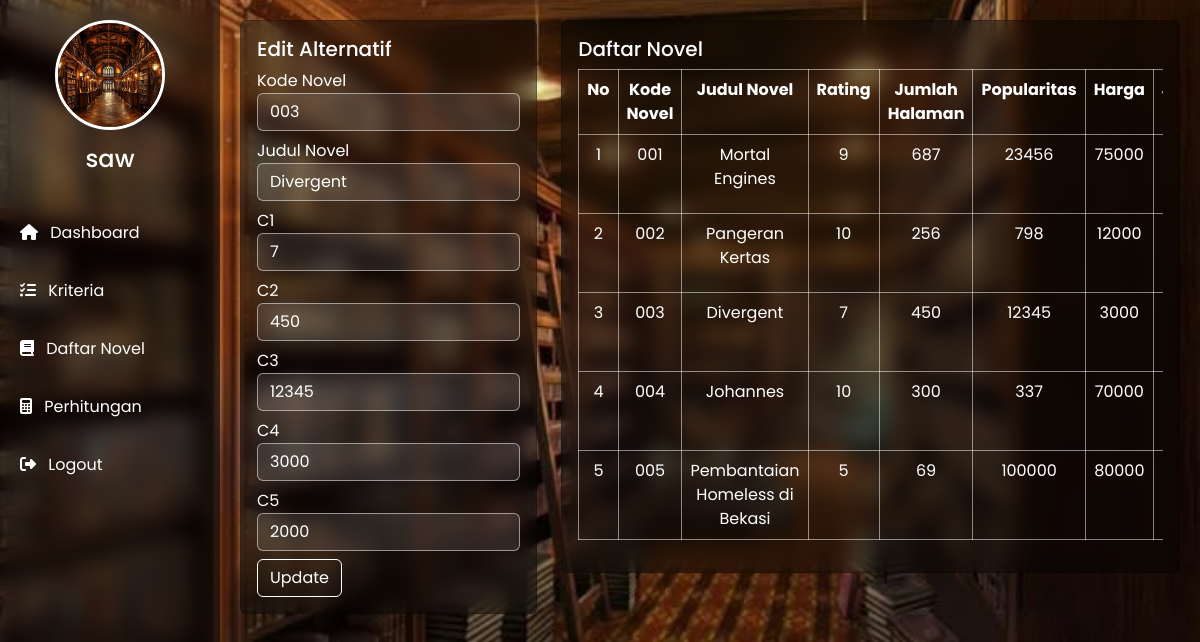
/alternatif.php?edit=23 (signed in), run on the app's committed database.
### tables this page shows
CREATE TABLE `tbl_alternatif` (
  `id_alternatif` bigint(10) NOT NULL,
  `kode` text NOT NULL,
  `novel` text NOT NULL,
  `C1` text NOT NULL,
  `C2` text NOT NULL,
  `C3` text NOT NULL,
  `C4` text NOT NULL,
  `C5` text NOT NULL,
  `id_daftar` int(10) NOT NULL
);

### alternatif.php (the view, shortened to what this page needs)
<?php
include "db.php";
$data = mysqli_query($koneksi,"SELECT * FROM tbl_alternatif");
$alternatifs = [];
while($row=mysqli_fetch_assoc($data)){
    $alternatifs[]=$row;
}
?>
<!DOCTYPE html>
<html lang="id">
<head>
    <link href="https://cdn.jsdelivr.net/npm/bootstrap@5.3.3/dist/css/bootstrap.min.css" rel="stylesheet">
    <link href="https://cdnjs.cloudflare.com/ajax/libs/font-awesome/6.4.0/css/all.min.css" rel="stylesheet">
</head>
<body>
    <div class="sidebar">
        <img src="uploads/perpus1.jpeg">
        <h3><?= $_SESSION['username'] ?></h3>
        <a href="dashboard.php"><i class="fas fa-home me-2"></i> Dashboard</a>
        <a href="kriteria.php"><i class="fas fa-list-check me-2"></i> Kriteria</a>
        <a href="alternatif.php" class="active"><i class="fas fa-book me-2"></i> Daftar Novel</a>
        <a href="perhitungan.php"><i class="fas fa-calculator me-2"></i> Perhitungan</a>
        <a href="logout.php"><i class="fas fa-sign-out-alt me-2"></i> Logout</a>
    </div>
    <div class="main">
        <div class="row">
            <div class="col-md-4">
                <div class="card p-3">
                    <?php if (isset($_GET['edit'])):
$id=$_GET['edit'];
$q=mysqli_query($koneksi,"SELECT * FROM tbl_alternatif WHERE id_alternatif='$id'");
$row=mysqli_fetch_assoc($q);
?>
                    <h5>Edit Alternatif</h5>
                    <form method="post">
                        <label>Kode Novel</label>
                        <input type="text" name="kode" class="form-control mb-2" value="<?= $row['kode'] ?>">
                        <label>Judul Novel</label>
                        <input type="text" name="novel" class="form-control mb-2" value="<?= $row['novel'] ?>">
                        <?php for($i=1;$i<=5;$i++): ?>
                        <label>C<?= $i ?></label>
                        <input type="number" name="C<?= $i ?>" class="form-control mb-2" value="<?= $row['C'.$i] ?>">
                        <?php endfor; ?>
                        <button class="btn btn-primary">Update</button>
                    </form>
                    <?php endif; ?>
                </div>
            </div>
            <div class="col-md-8">
                <div class="card p-3">
                    <h5>Daftar Novel</h5>
                    <div class="table-responsive">
                        <table class="table table-bordered table-striped text-center">
                            <tr>
                                <th>No</th>
                                <th>Kode Novel</th>
                                <th>Judul Novel</th>
                                <th>Rating</th>
                                <th>Jumlah Halaman</th>
                                <th>Popularitas</th>
                                <th>Harga</th>
                                <th>Jumlah Review</th>
                            </tr>
                            <?php $no=1; foreach($alternatifs as $r): ?>
                            <tr>
                                <td><?= $no++ ?></td>
                                <td><?= $r['kode'] ?></td>
                                <td><?= $r['novel'] ?></td>
                                <td><?= $r['C1'] ?></td>
                                <td><?= $r['C2'] ?></td>
                                <td><?= $r['C3'] ?></td>
                                <td><?= $r['C4'] ?></td>
                                <td><?= $r['C5'] ?></td>
                            </tr>
                            <?php endforeach; ?>
                        </table>
                    </div>
                </div>
            </div>
        </div>
    </div>
</body>
</html>

### alternatif.php (style rules this page uses)
body { font-family: 'Poppins', sans-serif; background: url('uploads/perpus4.jpeg') center/cover no-repeat; margin: 0; }
.sidebar { position: fixed; top: 0; left: 0; width: 220px; height: 100vh; background: rgba(0, 0, 0, 0.4); backdrop-filter: blur(10px); padding-top: 20px; display: flex; flex-direction: column; align-items: center; color: #fff; }
.sidebar img { width: 110px; height: 110px; border-radius: 50%; margin-bottom: 15px; object-fit: cover; border: 3px solid #fff; }
.sidebar h3 { margin-bottom: 30px; text-align: center; font-size: 1.5rem; }
.sidebar a { width: 100%; text-align: left; padding: 12px 20px; margin: 5px 0; color: #fff; text-decoration: none; border-radius: 10px; transition: all 0.3s; }
.main { margin-left: 220px; padding: 20px; }
.card { margin-bottom: 20px; box-shadow: 0 5px 20px rgba(0, 0, 0, 0.1); background: rgba(0, 0, 0, 0.4); backdrop-filter: blur(10px); }
.card { color: #fff; }
.table { background: transparent !important; color: #fff !important; }
.table> :not(caption)>*>* { background: transparent !important; color: #fff !important; }
.table tbody td { color: #fff !important; background: transparent !important; }
.table, .table th, .table td { border: 1px solid rgba(255, 255, 255, 0.5) !important; }
.btn { background: transparent !important; color: #fff !important; border: 1px solid #fff !important; transition: 0.3s; }
.form-control { background: rgba(255, 255, 255, 0.1); color: #fff; border: 1px solid rgba(255, 255, 255, 0.5); }

### data on the page
tbl_alternatif: kode "003", novel "Divergent", C1 "7", C2 "450", C3 "12345", C4 "3000", C5 "2000"
tbl_alternatif: kode "001", novel "Mortal Engines", C1 "9", C2 "687", C3 "23456", C4 "75000"
tbl_alternatif: kode "002", novel "Pangeran Kertas", C1 "10", C2 "256", C3 "798", C4 "12000"
tbl_alternatif: kode "004", novel "Johannes", C1 "10", C2 "300", C3 "337", C4 "70000"
tbl_alternatif: kode "005", novel "Pembantaian Homeless di Bekasi", C1 "5", C2 "69", C3 "100000", C4 "80000"

### other printed values
$_SESSION['username'] "saw"
